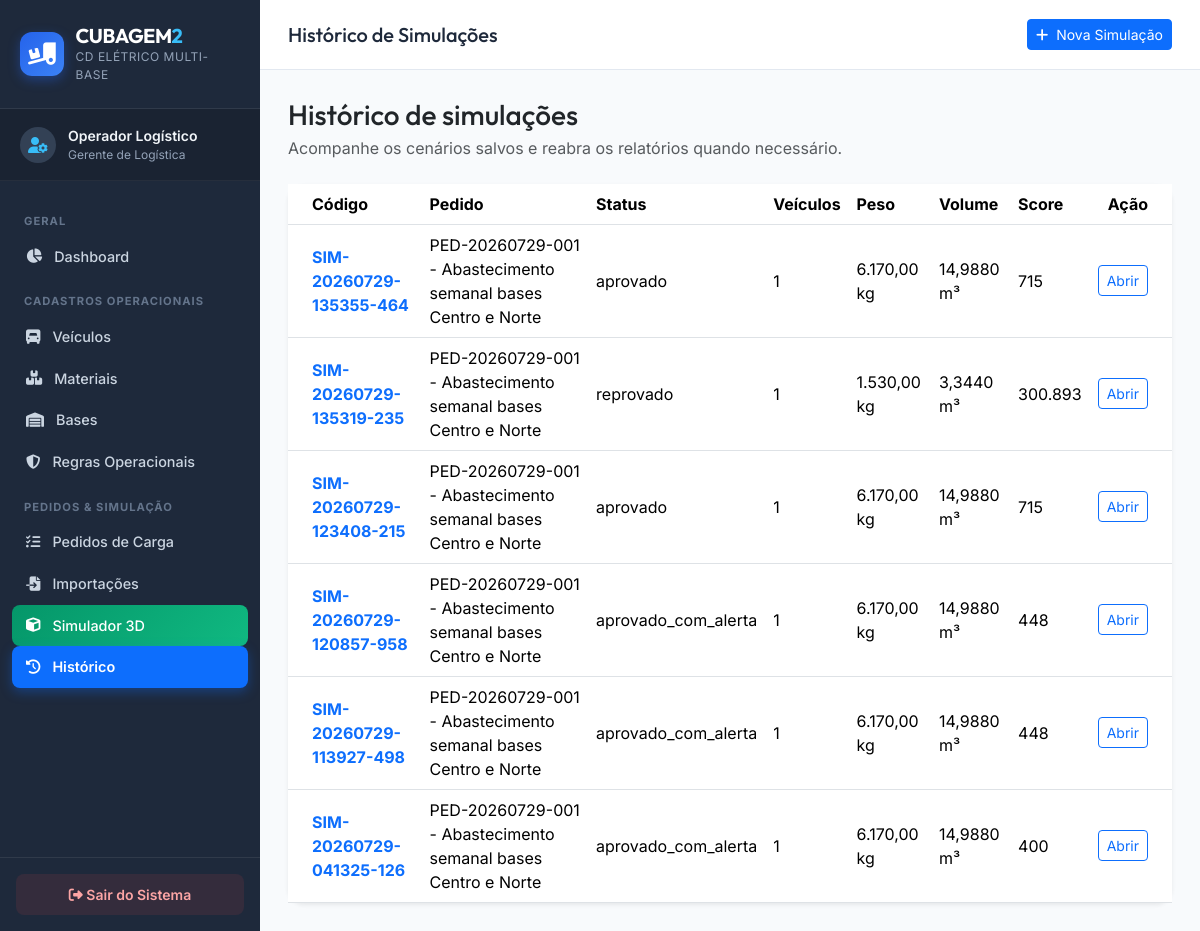
/pages/historico.php, run on an earlier commit of the app's database.
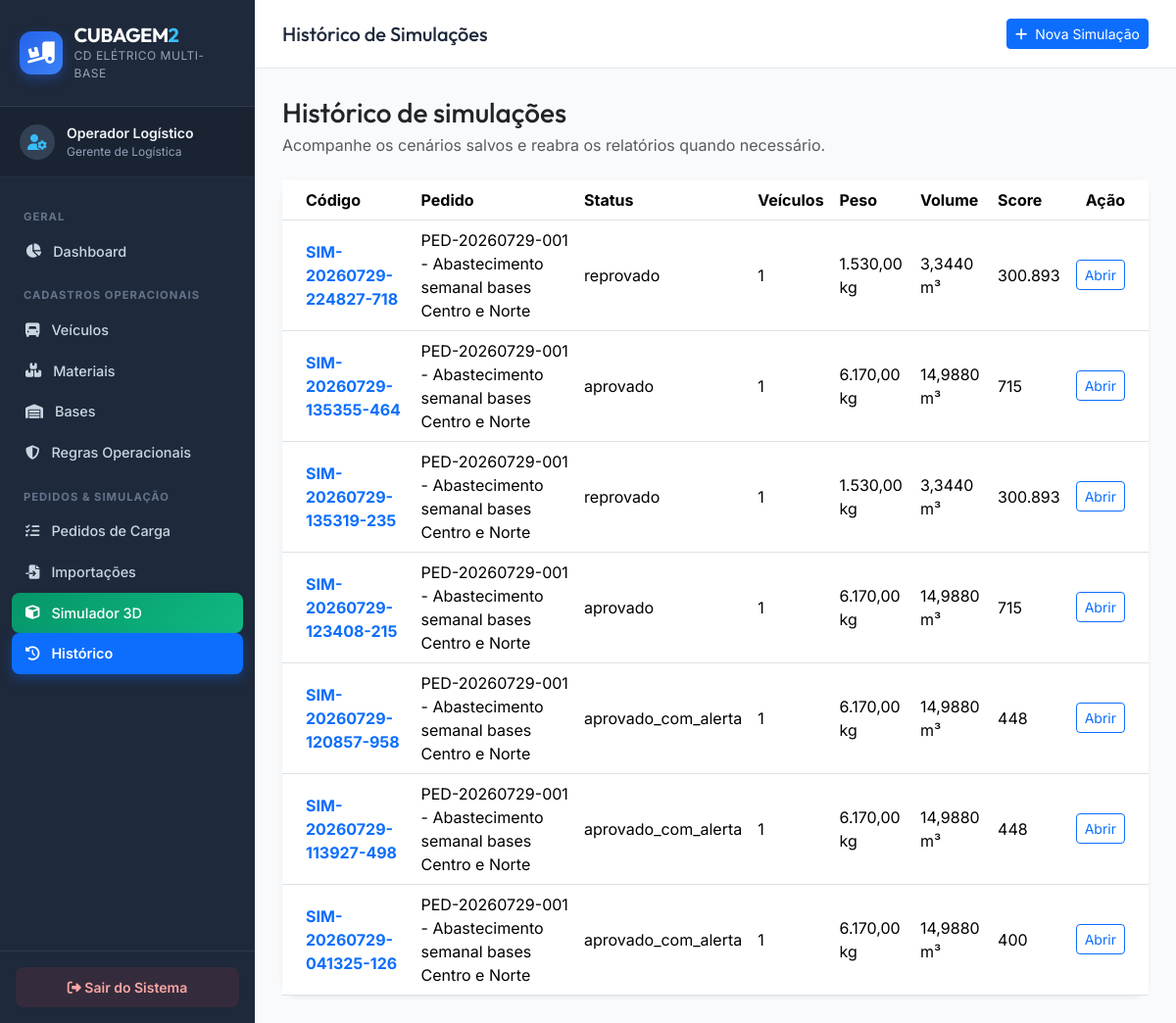
And on a later commit of the database.
### tables this page shows
CREATE TABLE simulacoes (
  id INTEGER PRIMARY KEY AUTOINCREMENT,
  codigo_simulacao TEXT NOT NULL UNIQUE,
  pedido_id INTEGER NOT NULL,
  usuario_id INTEGER NULL,
  score_total REAL NOT NULL,
  status TEXT NOT NULL,
  total_veiculos INTEGER NOT NULL,
  qtd_itens_total INTEGER NOT NULL,
  qtd_itens_alocados INTEGER NOT NULL,
  qtd_itens_nao_alocados INTEGER NOT NULL,
  peso_total_kg REAL NOT NULL,
  volume_total_m3 REAL NOT NULL,
  observacoes TEXT NULL,
  created_at DATETIME DEFAULT CURRENT_TIMESTAMP,
  FOREIGN KEY (pedido_id) REFERENCES pedidos_carga(id) ON DELETE CASCADE
);

CREATE TABLE pedidos_carga (
  id INTEGER PRIMARY KEY AUTOINCREMENT,
  codigo_pedido TEXT NOT NULL UNIQUE,
  descricao TEXT NOT NULL,
  status TEXT DEFAULT 'rascunho',
  observacoes TEXT NULL,
  created_at DATETIME DEFAULT CURRENT_TIMESTAMP,
  updated_at DATETIME DEFAULT CURRENT_TIMESTAMP
);

### config/conexao.php (called while the page is built, shortened)
<?php
function get_logged_user() {
    return [
        'id' => $_SESSION['usuario_id'] ?? 1,
        'nome' => $_SESSION['usuario_nome'] ?? 'Operador Logístico',
        'email' => $_SESSION['usuario_email'] ?? 'admin@energia.com.br',
        'cargo' => $_SESSION['usuario_cargo'] ?? 'Gerente de Logística',
    ];
}

### controllers/SimulacaoController.php (called while the page is built, shortened)
<?php
require_once __DIR__ . '/../models/Simulacao.php';
class SimulacaoController {
    private Simulacao $model;
    public function __construct() {
        $this->model = new Simulacao();
    }
    public function listar(): array {
        return $this->model->listarTodas();
    }
}

### models/Simulacao.php (called while the page is built, shortened)
<?php
require_once __DIR__ . '/../config/conexao.php';
require_once __DIR__ . '/Regra.php';
class Simulacao {
    private PDO $pdo;
    public function __construct() {
        global $pdo;
        $this->pdo = $pdo;
    }
    public function listarTodas(): array {
        $sql = 'SELECT s.*, p.codigo_pedido, p.descricao AS pedido_descricao
                FROM simulacoes s
                JOIN pedidos_carga p ON p.id = s.pedido_id
                ORDER BY s.id DESC';
        return $this->pdo->query($sql)->fetchAll();
    }
}

### pages/historico.php (the view)
<?php
$pageTitle = 'Histórico de Simulações';
require_once __DIR__ . '/../controllers/SimulacaoController.php';
require_once __DIR__ . '/../includes/header.php';
require_once __DIR__ . '/../includes/menu.php';
$controller = new SimulacaoController();
$simulacoes = $controller->listar();
?>
<div class="container-fluid p-0">
    <div class="mb-4">
        <h2 class="h3 mb-1 text-dark">Histórico de simulações</h2>
        <p class="text-muted mb-0">Acompanhe os cenários salvos e reabra os relatórios quando necessário.</p>
    </div>
    <div class="card border-0 shadow-sm rounded-4">
        <div class="card-body p-0">
            <div class="table-responsive">
                <table class="table table-hover align-middle mb-0">
                    <thead class="bg-light">
                        <tr>
                            <th class="ps-4">Código</th>
                            <th>Pedido</th>
                            <th>Status</th>
                            <th>Veículos</th>
                            <th>Peso</th>
                            <th>Volume</th>
                            <th>Score</th>
                            <th class="pe-4 text-end">Ação</th>
                        </tr>
                    </thead>
                    <tbody>
                        <?php if (empty($simulacoes)): ?>
                            <tr><td colspan="8" class="text-center py-4 text-muted">Nenhuma simulação salva.</td></tr>
                        <?php else: ?>
                            <?php foreach ($simulacoes as $sim): ?>
                                <tr>
                                    <td class="ps-4 fw-bold text-primary"><?= htmlspecialchars($sim['codigo_simulacao']) ?></td>
                                    <td><?= htmlspecialchars($sim['codigo_pedido']) ?> - <?= htmlspecialchars($sim['pedido_descricao']) ?></td>
                                    <td><?= htmlspecialchars($sim['status']) ?></td>
                                    <td><?= (int) $sim['total_veiculos'] ?></td>
                                    <td><?= number_format($sim['peso_total_kg'], 2, ',', '.') ?> kg</td>
                                    <td><?= number_format($sim['volume_total_m3'], 4, ',', '.') ?> m³</td>
                                    <td><?= number_format($sim['score_total'], 0, ',', '.') ?></td>
                                    <td class="pe-4 text-end"><a href="resultado_simulacao.php?id=<?= (int) $sim['id'] ?>" class="btn btn-sm btn-outline-primary">Abrir</a></td>
                                </tr>
                            <?php endforeach; ?>
                        <?php endif; ?>
                    </tbody>
                </table>
            </div>
        </div>
    </div>
</div>
<?php require_once __DIR__ . '/../includes/footer.php'; ?>

### includes/header.php (shortened to what this page needs)
<?php
require_once __DIR__ . '/../config/conexao.php';
$usuarioLogado = get_logged_user();
?>
<!DOCTYPE html>
<html lang="pt-BR">
<head>
    <link href="https://cdn.jsdelivr.net/npm/bootstrap@5.3.2/dist/css/bootstrap.min.css" rel="stylesheet">
    <link rel="stylesheet" href="https://cdnjs.cloudflare.com/ajax/libs/font-awesome/6.4.2/css/all.min.css">
    <link rel="stylesheet" href="../assets/css/style.css">
</head>
<body>
<div class="app-layout">

### includes/menu.php (shortened to what this page needs)
<?php
$currentPage = basename($_SERVER['PHP_SELF']);
?>
<aside class="sidebar-nav">
    <div class="sidebar-brand">
        <div class="brand-icon">
            <i class="fa-solid fa-truck-ramp-box"></i>
        </div>
        <div class="brand-text">
            <h2>CUBAGEM<span>2</span></h2>
            <small>CD Elétrico Multi-Base</small>
        </div>
    </div>
    <div class="sidebar-user">
        <div class="user-avatar">
            <i class="fa-solid fa-user-gear"></i>
        </div>
        <div class="user-info">
            <span class="user-name"><?= htmlspecialchars($usuarioLogado['nome']) ?></span>
            <span class="user-role"><?= htmlspecialchars($usuarioLogado['cargo']) ?></span>
        </div>
    </div>
    <nav class="nav-menu">
        <div class="menu-category">Geral</div>
        <a href="dashboard.php" class="nav-link <?= $currentPage == 'dashboard.php' ? 'active' : '' ?>">
            <i class="fa-solid fa-chart-pie"></i> <span>Dashboard</span>
        </a>
        <div class="menu-category">Cadastros Operacionais</div>
        <a href="veiculos.php" class="nav-link <?= $currentPage == 'veiculos.php' ? 'active' : '' ?>">
            <i class="fa-solid fa-truck-front"></i> <span>Veículos</span>
        </a>
        <a href="materiais.php" class="nav-link <?= $currentPage == 'materiais.php' ? 'active' : '' ?>">
            <i class="fa-solid fa-boxes-stacked"></i> <span>Materiais</span>
        </a>
        <a href="bases.php" class="nav-link <?= $currentPage == 'bases.php' ? 'active' : '' ?>">
            <i class="fa-solid fa-warehouse"></i> <span>Bases</span>
        </a>
        <a href="regras.php" class="nav-link <?= $currentPage == 'regras.php' ? 'active' : '' ?>">
            <i class="fa-solid fa-shield-halved"></i> <span>Regras Operacionais</span>
        </a>
        <div class="menu-category">Pedidos & Simulação</div>
        <a href="pedidos.php" class="nav-link <?= $currentPage == 'pedidos.php' ? 'active' : '' ?>">
            <i class="fa-solid fa-list-check"></i> <span>Pedidos de Carga</span>
        </a>
        <a href="importar_materiais.php" class="nav-link <?= $currentPage == 'importar_materiais.php' ? 'active' : '' ?>">
            <i class="fa-solid fa-file-import"></i> <span>Importações</span>
        </a>
        <a href="simulacao.php" class="nav-link nav-link-highlight <?= $currentPage == 'simulacao.php' ? 'active' : '' ?>">
            <i class="fa-solid fa-cube"></i> <span>Simulador 3D</span>
        </a>
        <a href="historico.php" class="nav-link <?= $currentPage == 'historico.php' ? 'active' : '' ?>">
            <i class="fa-solid fa-clock-rotate-left"></i> <span>Histórico</span>
        </a>
    </nav>
    <div class="sidebar-footer">
        <a href="../logout.php" class="btn-logout">
            <i class="fa-solid fa-right-from-bracket"></i> Sair do Sistema
        </a>
    </div>
</aside>
<header class="top-header">
    <div class="top-header-title">
        <h1 class="h5 mb-0"><?= $pageTitle ?? 'Painel Logístico' ?></h1>
    </div>
    <div class="top-header-actions">
        <a href="simulacao.php" class="btn btn-sm btn-primary">
            <i class="fa-solid fa-plus me-1"></i> Nova Simulação
        </a>
    </div>
</header>
<main class="main-content">

### includes/footer.php (shortened to what this page needs)
</main>
</div>
<div class="toast-container position-fixed bottom-0 end-0 p-3" style="z-index: 9999;">
</div>
</body>
</html>

### assets/css/style.css (style rules this page uses)
:root { --primary-color: #0d6efd; --primary-hover: #0b5ed7; --dark-bg: #0f172a; --sidebar-bg: #1e293b; --sidebar-active: #334155; --card-bg: #ffffff; --border-color: #e2e8f0; --text-primary: #1e293b; --text-secondary: #64748b; --accent-munck: #d97706; --accent-truck: #2563eb; --accent-carreta: #059669; --accent-warning: #f59e0b; --accent-danger: #ef4444; --accent-success: #10b981; --radius-sm: 8px; --radius-md: 12px; --radius-lg: 16px; --shadow-sm: 0 1px 3px rgba(0,0,0,0.1); --shadow-md: 0 4px 6px -1px rgba(0,0,0,0.1), 0 2px 4px -1px rgba(0,0,0,0.06); --shadow-lg: 0 10px 15px -3px rgba(0,0,0,0.1), 0 4px 6px -2px rgba(0,0,0,0.05); }
body { font-family: 'Inter', system-ui, -apple-system, sans-serif; background-color: #f8fafc; color: var(--text-primary); margin: 0; padding: 0; }
h1, h2, h3, h4, h5, h6 { font-family: 'Outfit', 'Inter', sans-serif; font-weight: 700; }
.app-layout { display: flex; min-height: 100vh; }
.sidebar-nav { width: 260px; background-color: var(--sidebar-bg); color: #f8fafc; display: flex; flex-direction: column; position: fixed; top: 0; bottom: 0; left: 0; z-index: 1000; transition: all 0.3s ease; }
.sidebar-brand { padding: 24px 20px; display: flex; align-items: center; gap: 12px; border-bottom: 1px solid rgba(255,255,255,0.08); }
.brand-icon { width: 44px; height: 44px; background: linear-gradient(135deg, #2563eb, #3b82f6); border-radius: var(--radius-md); display: flex; align-items: center; justify-content: center; font-size: 1.4rem; color: #ffffff; box-shadow: 0 4px 12px rgba(37, 99, 235, 0.4); }
.brand-text h2 { font-size: 1.25rem; margin: 0; color: #ffffff; letter-spacing: -0.5px; }
.brand-text h2 span { color: #38bdf8; }
.brand-text small { display: block; font-size: 0.75rem; color: #94a3b8; text-transform: uppercase; letter-spacing: 0.5px; }
.sidebar-user { padding: 16px 20px; display: flex; align-items: center; gap: 12px; background: rgba(0,0,0,0.15); border-bottom: 1px solid rgba(255,255,255,0.05); }
.user-avatar { width: 36px; height: 36px; background: #334155; border-radius: 50%; display: flex; align-items: center; justify-content: center; color: #38bdf8; }
.user-info { display: flex; flex-direction: column; }
.user-name { font-size: 0.875rem; font-weight: 600; color: #f1f5f9; }
.user-role { font-size: 0.75rem; color: #94a3b8; }
.nav-menu { padding: 16px 12px; flex-grow: 1; overflow-y: auto; }
.menu-category { font-size: 0.7rem; text-transform: uppercase; color: #64748b; font-weight: 700; letter-spacing: 1px; margin: 16px 12px 6px 12px; }
.nav-link { display: flex; align-items: center; gap: 12px; padding: 10px 14px; color: #cbd5e1; text-decoration: none; border-radius: var(--radius-sm); font-size: 0.9rem; font-weight: 500; transition: all 0.2s ease; }
.nav-link.active { background-color: var(--primary-color); color: #ffffff; font-weight: 600; box-shadow: 0 4px 12px rgba(13, 110, 253, 0.35); }
.nav-link-highlight { background: linear-gradient(135deg, #059669, #10b981); color: #ffffff !important; }
.sidebar-footer { padding: 16px; border-top: 1px solid rgba(255,255,255,0.08); }
.btn-logout { display: block; text-align: center; padding: 10px; background: rgba(239, 68, 68, 0.1); color: #fca5a5; border-radius: var(--radius-sm); text-decoration: none; font-size: 0.875rem; font-weight: 600; transition: all 0.2s ease; }
.top-header { height: 70px; background: #ffffff; border-bottom: 1px solid var(--border-color); display: flex; align-items: center; justify-content: space-between; padding: 0 28px; position: fixed; top: 0; right: 0; left: 260px; z-index: 990; }
.main-content { margin-left: 260px; margin-top: 70px; padding: 28px; flex-grow: 1; width: calc(100% - 260px); }

What changed in the data, as far as the page shows it:
added simulacoes: codigo_simulacao "SIM-20260729-224827-718", pedido.codigo_pedido "PED-20260729-001", pedido.descricao "Abastecimento semanal bases Centro e Norte", status "reprovado", total_veiculos "1", peso_total_kg "1.530,00", volume_total_m3 "3,3440", score_total "300.893"
